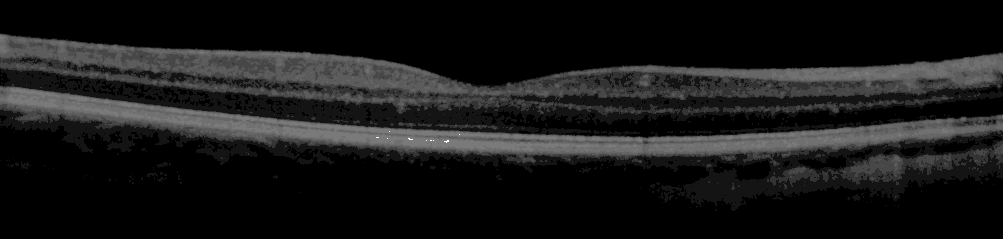
%> input picture Extracted frames for Segementation/MS/ms01_spectralis_macula_v1_s1_R_frame_023.png, 1003 x 239 px; its folder holds only this picture in this run
$ octave input_params.m   (GNU Octave 9; MATLAB toolbox functions it lacks are replaced by stand-ins)
%> lines starting %> are read from the running program, lines starting %| are printed output that depends on the picture
%> further down, I is the input picture: size 239x1003 uint8; min 0, max 255, mean 24.2
### Mat files/Layer Segmenatation/getRetinalLayers.m
%
%     {{Caserel}}
%     Copyright (C) {{2013}}  {{Pangyu Teng}}
%
%     This program is free software; you can redistribute it and/or modify
%     it under the terms of the GNU General Public License as published by
%     the Free Software Foundation; either version 2 of the License, or
%     (at your option) any later version.
%
%     This program is distributed in the hope that it will be useful,
%     but WITHOUT ANY WARRANTY; without even the implied warranty of
%     MERCHANTABILITY or FITNESS FOR A PARTICULAR PURPOSE.  See the
%     GNU General Public License for more details.
%
%     You should have received a copy of the GNU General Public License along
%     with this program; if not, write to the Free Software Foundation, Inc.,
%     51 Franklin Street, Fifth Floor, Boston, MA 02110-1301 USA.
%


function [retinalLayers, params] = getRetinalLayers(img,params)
%%
%
% Caserel - Computer-Aided SEgmentation of REtinal Layers in
%           optical coherence tomography images
%
% The aim of this project, caserel`, is to build an open-source software
% suite for computer-aided segmentation and analysis of retinal layers in
% optical coherence tomography images.
%
% This project is at its infancy stage. Currently, the software supports
% segmentation of 6 retinal layers by automatically delineating 7 boundaries
% (ILM, NFL/GCL, IPL/INL, INL/OPL, OPL/ONL, IS/OS,RPE). An image
% browser/editor is provided for manual or semi-automated correction of the
% segmented retinal boundaries. The segmentation algorithms used are based
% on graph-theory and is written in Matlab. You will need Matlab to execute
% this software.
%
% `How to pronounce CASeReL? say is like casserole.
%%
%
% [retinalLayers params] = getRetinalLayers(img,params)
% identifies the boundaries between retinal layeres given an optical
% coherence tomography image, 'img'.
%
% The method for identification of these retinal layer boundaries is
% based on graph theory.
%
% $Created: 1.0 $ $Date: 2013/09/09 20:00$ $Author: Pangyu Teng $
% $Revision: 1.1 $ $Date: 2013/09/15 21:00$ $Author: Pangyu Teng $
%%

if nargin < 1
    disp('requires 1 input');
    return;
end

%initialize constants
if nargin < 2

    % resize the image if 1st value set to 'true',
    % with the second value to be the scale.
    params.isResize = [true 0.5];

    % parameter for smothing the images.
    params.filter0Params = [5 5 1];
    params.filterParams = [20 20 2];

    % constants used for defining the region for segmentation of individual layer
    params.roughILMandISOS.shrinkScale = 0.2;
    params.roughILMandISOS.offsets = -20:20;
    params.ilm_0 = 4;
    params.ilm_1 = 4;
    params.isos_0 = 4;
    params.isos_1 = 4;
    params.rpe_0 = 0.05;
    params.rpe_1 = 0.05;
    params.inlopl_0 = 0.1; %   0.4;%
    params.inlopl_1 = 0.3; %   0.5;%
    params.nflgcl_0 = 0.05;%  0.01;
    params.nflgcl_1 = 0.3; %   0.1;
    params.iplinl_0 = 0.6;
    params.iplinl_1 = 0.2;
    params.oplonl_0 = 0.05;%4;
    params.oplonl_1 = 0.5;%4;

    % parameters for ploting
    params.txtOffset = -7;
    colorarr=colormap('jet');
    params.colorarr=colorarr(64:-8:1,:);

    % a constant (not used in this function, used in 'octSegmentationGUI.m'.)
    params.smallIncre = 2;

end

%clear up matlab's mind
clear retinalLayers

%get image size
szImg = size(img);

%resize image.
if params.isResize(1)
    img = imresize(img,params.isResize(2),'bilinear');
end

% [8 lines of commented-out code are left out]
gradient = convn(img,ones(3)/9,"same") - convn(img,ones(5)/25,"same");
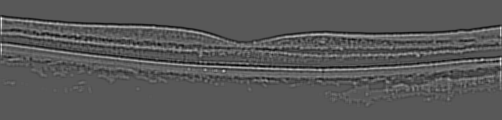
%> gradient: size 120x502 double; min -0.0751, max 0.141, mean 0.000102; drawn with min black and max white
amount = 5;
img = img + amount.*gradient;
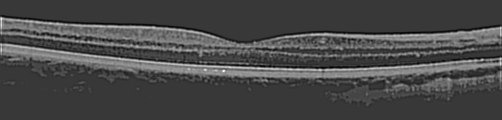
%> img: size 120x502 double; min -0.34, max 1.19, mean 0.0953; drawn with min black and max white

%for a very smooth image, a "broad stroke" of the image
imgSmo = imfilter(img,fspecial('gaussian',params.filterParams(1:2),params.filterParams(3)),'replicate');
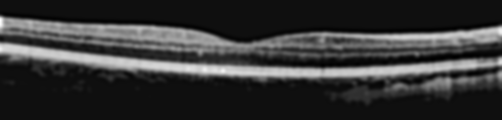
%> imgSmo: size 120x502 double; min -0.0392, max 0.602, mean 0.0953; drawn with min black and max white

% create adjacency matrices and its elements base on the image.
[params.adjMatrixW, params.adjMatrixMW, params.adjMA, params.adjMB, params.adjMW, params.adjMmW, imgNew] = getAdjacencyMatrix(img);

% % [this is not used as the moment] Create adjacency matrices and its elements based on the smoothed image.
% [params.adjMatrixWSmo, params.adjMatrixMWSmo, params.adjMA, params.adjMB, params.adjMWSmo, params.adjMmWSmo, ~] = getAdjacencyMatrix(imgSmo);

% obtain rough segmentation of the ilm and isos, then find the retinal
% layers in the order of 'retinalLayerSegmentationOrder'
%%vvvvvvvvvvvvvvvDO  NOT  CHANGE BELOW LINE (ORDER OF LAYERS SHALL NOT BE CHANGED)vvvvvvvvvvvvvv%%
retinalLayerSegmentationOrder = {'roughILMandISOS' 'ilm' 'isos' 'rpe' 'inlopl' 'nflgcl' 'iplinl' 'oplonl'};
%%^^^^^^^^^^^^^^^DO  NOT  CHANGE ABOVE LINE (ORDER OF LAYERS SHOULD NOT BE CHANGED)^^^^^^^^^^^^^%%
% segment retinal layers
retinalLayers = [];
for layerInd = 1:numel(retinalLayerSegmentationOrder)
    [retinalLayers, ~] = getRetinalLayersCore(retinalLayerSegmentationOrder{layerInd},imgNew,params,retinalLayers);
end

%delete elements of the adjacency matrices prior function exit to save memory
toBeDeleted = {'adjMatrixWSmo' 'adjMatrixMWSmo' 'adjMWSmo' 'adjMmWSmo'  'adjMW' 'adjMmW' 'adjMatrixW' 'adjMatrixMW' 'adjMA' 'adjMB'};
for delInd = 1:numel(toBeDeleted)
    params.(toBeDeleted{delInd}) = [];
end


% plot oct image and the obtained retinal layers.
isPlot = 1;
if isPlot,

    imagesc(img);
    axis image; colormap('gray'); hold on; drawnow;
    %'isos' 'rpe' 'inlopl' 'nflgcl' 'iplinl' 'oplonl'
    layersToPlot = {'ilm' 'isos' 'rpe' 'inlopl' 'nflgcl' 'iplinl' 'oplonl'};% 'rpeSmooth'}; %
    hOffset = [40    0      40    0        0        40       -40      -40]; % for displaying text
    for k = 1:numel(layersToPlot)

        matchedLayers = strcmpi(layersToPlot{k},{retinalLayers(:).name});
        layerToPlotInd = find(matchedLayers == 1);

        if ~isempty(retinalLayers(layerToPlotInd).pathX)
            colora = params.colorarr(k,:);
            plot(retinalLayers(layerToPlotInd).pathY,retinalLayers(layerToPlotInd).pathX-1,'.','Color',colora,'linewidth',1.5);
            plotInd = round(numel(retinalLayers(layerToPlotInd).pathX)/2);
            %text(retinalLayers(layerToPlotInd).pathY(plotInd)+hOffset(k),retinalLayers(layerToPlotInd).pathX(plotInd)+params.txtOffset,retinalLayers(layerToPlotInd).name,'color',colora,'linewidth',2);
            drawnow;
        end % of if ~isempty

    end % of k
    % [10 lines of commented-out code are left out]
    if isfield(params,'outputFolder') && isfield(params,'imagePath') && ~isempty(params.outputFolder)
        if ~exist(params.outputFolder,'dir'); mkdir(params.outputFolder); end
        [~, filename, ~] = fileparts(params.imagePath);
        out_png = fullfile(params.outputFolder, [filename '_overlay.png']);

        ax = gca;
        axis(ax,'off');
        set(ax, 'Units','normalized','Position',[0 0 1 1], 'LooseInset',[0 0 0 0]);
        exportgraphics(ax, out_png, 'Resolution', 300, 'BackgroundColor', 'white');
    end
    hold off;
end % of isPlot

### Mat files/Layer Segmenatation/getAdjacencyMatrix.m
%
%     {{Caserel}}
%     Copyright (C) {{2013}}  {{Pangyu Teng}}
%
%     This program is free software; you can redistribute it and/or modify
%     it under the terms of the GNU General Public License as published by
%     the Free Software Foundation; either version 2 of the License, or
%     (at your option) any later version.
%
%     This program is distributed in the hope that it will be useful,
%     but WITHOUT ANY WARRANTY; without even the implied warranty of
%     MERCHANTABILITY or FITNESS FOR A PARTICULAR PURPOSE.  See the
%     GNU General Public License for more details.
%
%     You should have received a copy of the GNU General Public License along
%     with this program; if not, write to the Free Software Foundation, Inc.,
%     51 Franklin Street, Fifth Floor, Boston, MA 02110-1301 USA.
%


function [adjMatrixW, adjMatrixMW, adjMAsub, adjMBsub, adjMW, adjMmW, img] = getAdjacencyMatrix(inputImg)
%
% Ouputs the adjacency matrices, and the weights and locations for building these matrices based on eq 1
% of following article with the input image 'imgOld'
%
% Chui SJ et al, Automatic segmentation of seven retinal layers in SDOCT
% images congruent with expert manual segmentation, Optics Express, 2010;18(18);19413-19428
% Section 3.1 to 3.3
% link(pubmed): http://goo.gl/Z8zsY
% link(pdf from Duke.edu): http://goo.gl/i3cJ0
%
% Usage
% Input: 'inputImg' - an image.
% Outputs:
%   %Sparse Matrices
%   'adjMatrixW'    -  dark-to-light adjacency matrix
%   'adjMatrixMW'   - light-to-dark adjacency matrix
%   %Non zero weights in the sparse matrices
%   'adjMBsub'      - locations of the weights
%   'adjMAsub'      - locations of the weights
%   'adjMmW'        - light-to-dark weights
%   'adjMW'         - dark-to-light weights
%   'img'           - updated image with 1 column of 0s on the each verticle side of the image
%
% $Revision: 1.0 $ $Date: 2013/04/29 09:00$ $Author: Pangyu Teng $
% $Revision: 1.1 $ $Date: 2013/09/15 21:00$ $Author: Pangyu Teng $

% pad image with vertical column on both sides
szImg = size(inputImg);
img = zeros([szImg(1) szImg(2)+2]);

img(:,2:1+szImg(2)) = inputImg;
%> img: size 120x504 double

% update size of image
szImg = size(img);

% get vertical gradient image
[~,gradImg] = gradient(img,1,1);
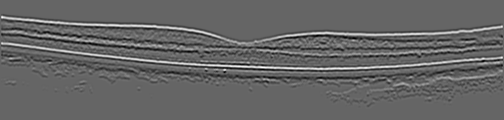
%> gradImg: size 120x504 double; min -0.385, max 0.585, mean -1.32e-19; drawn with min black and max white
gradImg = -1*gradImg;

% normalize gradient
gradImg = (gradImg-min(gradImg(:)))/(max(gradImg(:))-min(gradImg(:)));
%> (the rest of the program and of its run is left out)
